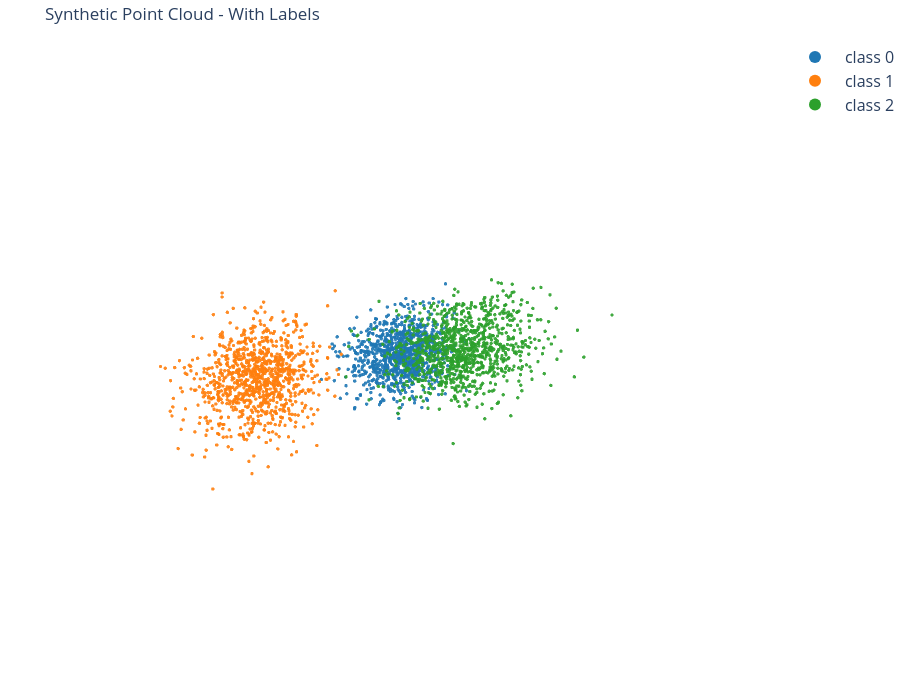

Here is the notebook cell this chart was saved with:
### Markdown cell above
## 5. Point cloud colored by semantic labels

Use this for segmentation-style visualizations.
Each class is assigned a discrete color, and the legend shows the class IDs.

### Code cell
fig_labels = plot_point_cloud(points, labels=labels, title='Synthetic Point Cloud - With Labels')
fig_labels.show()

### Figure 1 — Plotly figure (JSON) as saved in the notebook; plotly's stock layout.template omitted (floating-point values rounded to 4 significant figures; data arrays with more than 128 entries replaced by an {"elided": "..."} marker saying what was removed)
{"data": [{"hovertemplate": "label=0<br>x=%{x:.3f}<br>y=%{y:.3f}<br>z=%{z:.3f}<extra></extra>", "marker": {"color": "rgb(31,119,180)", "opacity": 0.9, "size": 2}, "mode": "markers", "name": "class 0", "showlegend": false, "type": "scatter3d", "x": {"elided": "1000 float values"}, "y": {"elided": "1000 float values"}, "z": {"elided": "1000 float values"}}, {"hoverinfo": "skip", "marker": {"color": "rgb(31,119,180)", "opacity": 1, "size": 8}, "mode": "markers", "name": "class 0", "showlegend": true, "type": "scatter3d", "x": [null], "y": [null], "z": [null]}, {"hovertemplate": "label=1<br>x=%{x:.3f}<br>y=%{y:.3f}<br>z=%{z:.3f}<extra></extra>", "marker": {"color": "rgb(255,127,14)", "opacity": 0.9, "size": 2}, "mode": "markers", "name": "class 1", "showlegend": false, "type": "scatter3d", "x": {"elided": "1000 float values"}, "y": {"elided": "1000 float values"}, "z": {"elided": "1000 float values"}}, {"hoverinfo": "skip", "marker": {"color": "rgb(255,127,14)", "opacity": 1, "size": 8}, "mode": "markers", "name": "class 1", "showlegend": true, "type": "scatter3d", "x": [null], "y": [null], "z": [null]}, {"hovertemplate": "label=2<br>x=%{x:.3f}<br>y=%{y:.3f}<br>z=%{z:.3f}<extra></extra>", "marker": {"color": "rgb(44,160,44)", "opacity": 0.9, "size": 2}, "mode": "markers", "name": "class 2", "showlegend": false, "type": "scatter3d", "x": {"elided": "1000 float values"}, "y": {"elided": "1000 float values"}, "z": {"elided": "1000 float values"}}, {"hoverinfo": "skip", "marker": {"color": "rgb(44,160,44)", "opacity": 1, "size": 8}, "mode": "markers", "name": "class 2", "showlegend": true, "type": "scatter3d", "x": [null], "y": [null], "z": [null]}], "layout": {"height": 700, "legend": {"font": {"size": 16}, "itemsizing": "constant", "itemwidth": 50}, "margin": {"b": 0, "l": 0, "r": 0, "t": 40}, "scene": {"aspectmode": "data", "bgcolor": "white", "xaxis": {"visible": false}, "yaxis": {"visible": false}, "zaxis": {"visible": false}}, "showlegend": true, "title": {"text": "Synthetic Point Cloud - With Labels"}, "width": 900}}
